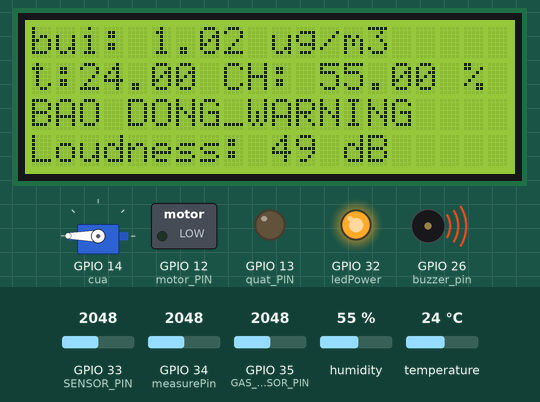
Recording of a sketch running on a simulated ESP32. Shown: servo, 20×4 character LCD, switched loads named in the sketch (green lamp = pin HIGH), output pins drawn as LEDs (lit = HIGH), buzzer (waves = sounding, pin HIGH). Inputs (shaded band) come from the test bench; at power-on: GPIO 35 (GAS_SENSOR_PIN) = 2048, temperature 24 °C, GPIO 34 (measurePin) = 2048, GPIO 33 (SENSOR_PIN) = 2048, humidity 55 % (analog values on the 0–4095 scale). WiFi joins after 1.5 s; servers stay silent unless stated; what the sketch prints to the serial monitor is not drawn.

Above: at 3.0 s.
3.1 s: GPIO 35 (GAS_SENSOR_PIN) set to 526
4.6 s: GPIO 35 (GAS_SENSOR_PIN) set to 452
At 6.3 s:
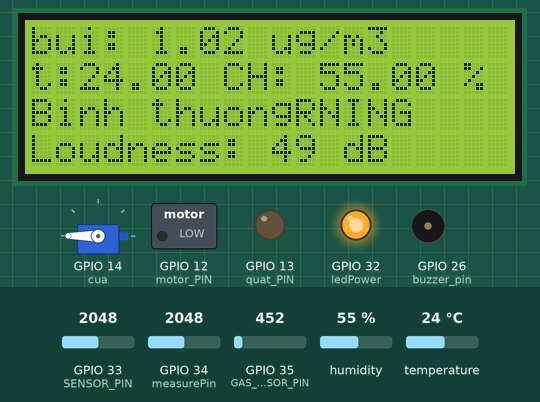
7.1 s: temperature set to 0 °C
At 9.8 s:
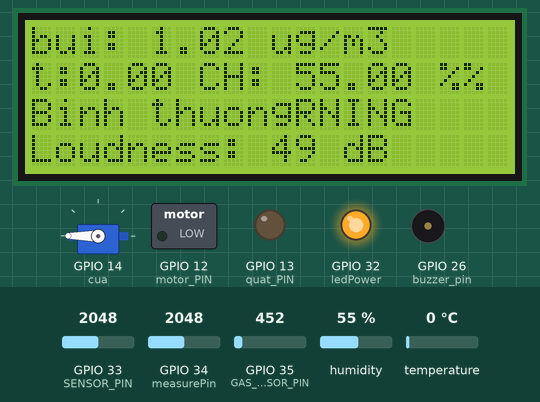
11.0 s: GPIO 34 (measurePin) set to 2122
At 12.9 s:
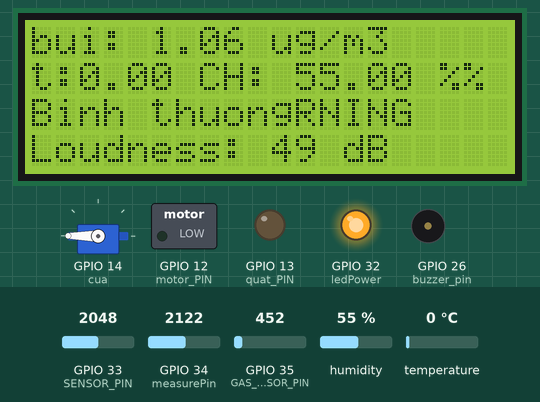
13.5 s: GPIO 34 (measurePin) set to 2247
At 15.6 s:
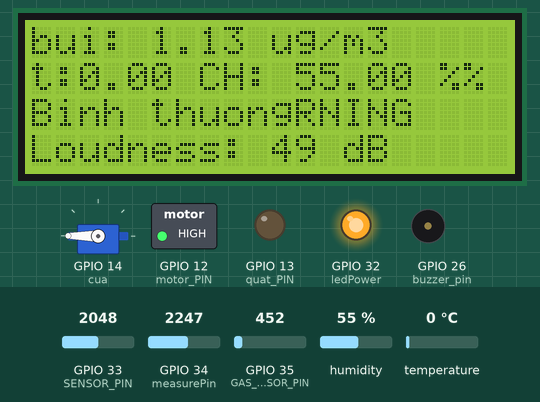
15.9 s: GPIO 35 (GAS_SENSOR_PIN) set to 540
At 17.9 s:
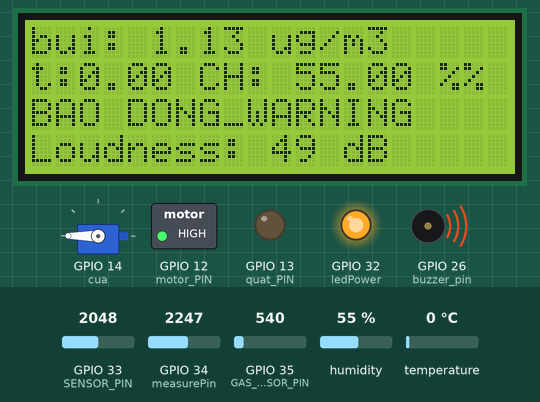
Timing chart, 0 to 19.2 s (numbered marks = the images above; inputs shaded):
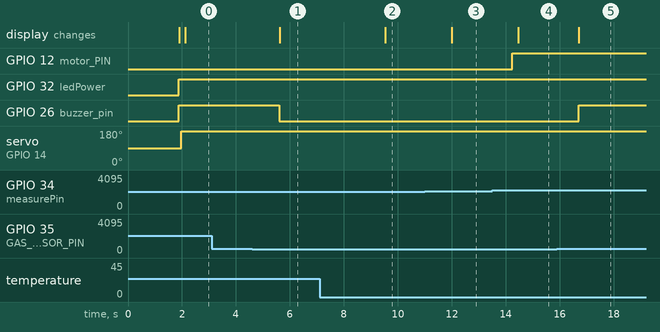

The sketch:

doantuan__2_.ino
```cpp
#define BLYNK_TEMPLATE_ID "TMPL6hVY1G-pi"
#define BLYNK_TEMPLATE_NAME "kiểm tra không khí"
#define BLYNK_AUTH_TOKEN "e0-Dlx_-EP2e8VElYm6tWbrFC_4mektP"
#include <WiFi.h>
#include <WiFiClient.h>
#include <BlynkSimpleEsp32.h>
#include <Wire.h>
#include <LiquidCrystal_I2C.h>
LiquidCrystal_I2C lcd(0x27, 20, 4);
#include <DHT.h>
#include<Servo.h>


#define DHTPIN 4
#define DHTTYPE DHT11
#define quat_PIN 13
#define motor_PIN 12
#define SENSOR_PIN 33
char ssid[] = "Phương Hằng";
char pass[] = "hungtran041002";

// Blynk auth token
char auth[] = BLYNK_AUTH_TOKEN;

 //Initialize the BlynkTimer
BlynkTimer timer;

const int GAS_SENSOR_PIN= 35;  // Chân ADC để đọc giá trị cảm biến MQ-5
const int buzzer_pin = 26; // Chân số 25 được sử dụng cho còi (buzzer)

DHT dht(DHTPIN, DHTTYPE);
const int gas_threshold = 500;
int measurePin = 34;
int ledPower = 32;
unsigned int samplingTime = 280;
unsigned int deltaTime = 40;
unsigned int sleepTime = 9680;
const int sampleWindow = 50;                              // Sample window width in mS (50 mS = 20Hz)
unsigned int sample;
float voMeasured = 0;
float calcVoltage = 0;
float dustDensity = 0;
String gas = "";
Servo cua;
void setup(){
  Serial.begin(9600);
  pinMode(ledPower,OUTPUT);
  pinMode(motor_PIN, OUTPUT);
  pinMode(buzzer_pin, OUTPUT);
  pinMode(GAS_SENSOR_PIN,INPUT);
  pinMode(quat_PIN, OUTPUT);
  pinMode(DHTPIN, INPUT);
  cua.attach(14);
  pinMode (SENSOR_PIN, INPUT); // Set the signal pin as input
  // Initialize the LCD
  lcd.init();
  lcd.backlight();
  analogReadResolution(12);
  // Kết nối Wi-Fi
  Serial.println("Connecting to Wi-Fi...");
  WiFi.begin(ssid, pass);

  // Chờ kết nối Wi-Fi
  while (WiFi.status() != WL_CONNECTED) {
    delay(500);
    Serial.print(".");
  }
  Serial.println("\nConnected to Wi-Fi");
  Serial.print("IP address: ");
  Serial.println(WiFi.localIP());

  // Kết nối Blynk
  Serial.println("Connecting to Blynk...");
  Blynk.begin(auth, ssid, pass);

  // Chờ kết nối Blynk
  while (!Blynk.connected()) {
    delay(500);
    Serial.print(".");
  }
  Serial.println("\nConnected to Blynk");


}

void loop(){
  Blynk.run();
  digitalWrite(ledPower,LOW);
  delayMicroseconds(samplingTime);

  voMeasured = analogRead(measurePin);

  delayMicroseconds(deltaTime);
  digitalWrite(ledPower,HIGH);
  delayMicroseconds(sleepTime);
  // Đọc giá trị từ cảm biến MQ-5
  int gas_level = analogRead(GAS_SENSOR_PIN);
  gas += gas_level;

  Serial.println(gas);
  gas = "";
  // Kiểm tra xem giá trị khí gas vượt quá ngưỡng cho phép hay không
  if (gas_level > gas_threshold) {
    // Kích hoạt còi để phát ra âm thanh cảnh báo
    digitalWrite(buzzer_pin, HIGH);

     lcd.setCursor(0, 2);
     lcd.print("BAO DONG_WARNING");

  } else {
    // Tắt còi
    digitalWrite(buzzer_pin, LOW);
     lcd.setCursor(0, 2);
     lcd.print("Binh thuong");
  }

  calcVoltage = voMeasured*(3.3/1024);
  dustDensity = 0.17*calcVoltage-0.1;

  if ( dustDensity < 0)
  {
    dustDensity = 0.00;
  }
  if (dustDensity > 1.1) {
    digitalWrite(motor_PIN, HIGH); // Bật quạt
    Serial.println("Fan turned on!");
  } else {
    digitalWrite(motor_PIN, LOW); // Tắt quạt
    Serial.println("Fan turned off!");
  }
  float humidity = dht.readHumidity();
  float temperature = dht.readTemperature();

  if (isnan(humidity) || isnan(temperature)) {
    Serial.println("Failed to read from DHT sensor!");
    return;
  }
  if (temperature > 32) {
    digitalWrite(quat_PIN, HIGH); // Bật quạt
    Serial.println("Fan turned on!");
  } else {
    digitalWrite(quat_PIN, LOW); // Tắt quạt
    Serial.println("Fan turned off!");
  }
  unsigned long startMillis= millis();                   // Start of sample window
  float peakToPeak = 0;                                  // peak-to-peak level
  unsigned int signalMax = 0;                            //minimum value
  unsigned int signalMin = 4095;
  while (millis() - startMillis < sampleWindow)
   {
      sample = analogRead(SENSOR_PIN);                    //get reading from microphone
      if (sample < 4095)                                  // toss out spurious readings
      {
         if (sample > signalMax)
         {
            signalMax = sample;                           // save just the max levels
         }
         else if (sample < signalMin)
         {
            signalMin = sample;                           // save just the min levels
         }
      }
   }
  peakToPeak = signalMax - signalMin;                    // max - min = peak-peak amplitude
  int db = map(peakToPeak,20,900,49.5,90);


  if(db<63){
    cua.write(180);
  }
  else{
    cua.write(0);
  }
  int sensorValue = analogRead(GAS_SENSOR_PIN); // Đọc giá trị từ cảm biến

  // Chuyển đổi giá trị analog sang nồng độ khí gas
  float gasConcentration = map(sensorValue, 0, 4095, 0, 1000);

  Blynk.virtualWrite(V0,temperature);
  Blynk.virtualWrite(V1,humidity);
  Blynk.virtualWrite(V2, db);
  Blynk.virtualWrite(V3,dustDensity );
  Blynk.virtualWrite(V4,gasConcentration );


  // In giá trị nồng độ lên Serial Monitor
  Serial.print("Gas concentration: ");
  Serial.print(gasConcentration);
  Serial.println(" ppm");
  Serial.print("Temperature: ");
  Serial.print(temperature);
  Serial.println(" *C");
  Serial.print("Humidity: ");
  Serial.print(humidity);
  Serial.println(" %");
  Serial.println("Raw Signal Value (0-1023):");
  Serial.println(voMeasured);
  Serial.println("Voltage:");
  Serial.println(calcVoltage);
  Serial.println("Dust Density:");
  Serial.println(dustDensity);
  Serial.print("Loudness: ");
  Serial.print(db);
  Serial.println("dB");
   // Display the results on the LCD
  lcd.setCursor(0, 0);
  lcd.print("bui: ");
  lcd.print(dustDensity);
  lcd.print(" ug/m3");
  lcd.setCursor(0, 1); // Di chuyển đến hàng đầu tiên
  lcd.print("t:");
  lcd.print(temperature);
  lcd.print(" C");
  lcd.print("H: ");
  lcd.print(humidity);
  lcd.print(" %");
  lcd.setCursor(0, 3);
  lcd.print("Loudness: ");
  lcd.print(db);
  lcd.print(" dB");

  delay(1000);
}
```

Measured:
- the behaviour switches between 501 and 500 on GPIO 35 (GAS_SENSOR_PIN) (found by bisection; images 0 and 1)
- the behaviour switches between 2190 and 2191 on GPIO 34 (measurePin) (found by bisection; images 3 and 4)
- after the input at 4.6 s, GPIO 26 (buzzer_pin): HIGH → LOW after 1.0 s; the display: changes after 1.0 s (image 1)
- after the input at 7.1 s, the display: changes after 2.4 s (image 2)
- after the input at 11.0 s, the display: changes after 1.0 s (image 3)
- after the input at 13.5 s, GPIO 12 (motor_PIN): LOW → HIGH after 0.75 s; the display: changes after 0.97 s (image 4)
- after the input at 15.9 s, GPIO 26 (buzzer_pin): LOW → HIGH after 0.80 s; the display: changes after 0.81 s (image 5)
